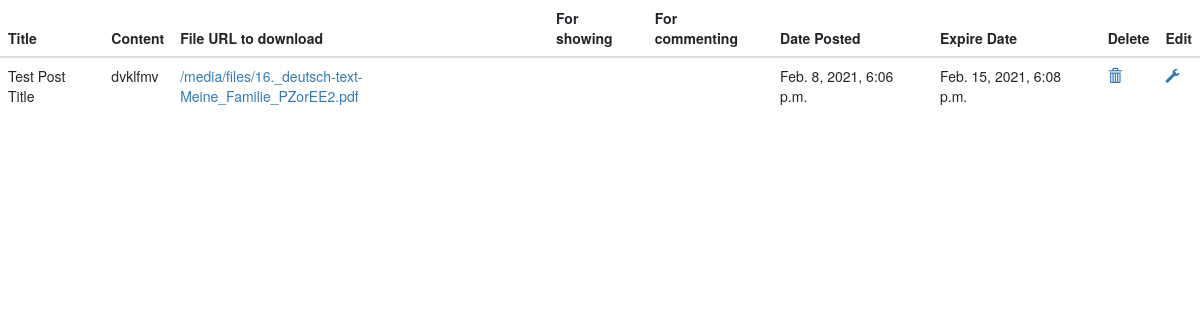
Screenshot of /yourfiles/ (signed in) with the database file from the repository.
### account/models.py (models this page shows, shortened)
class File(models.Model):
    username=models.ForeignKey(User,on_delete=models.CASCADE)
    title=models.CharField( max_length=200)
    content=models.TextField(max_length=200)
    date_posted=models.DateTimeField(auto_now_add=True)
    date_updated=models.DateTimeField(auto_now=True)
    date_expired=models.DateTimeField(default=get_default_my_date)
    commentPermit=models.ManyToManyField(User,related_name='commentpermit')
    showPermit=models.ManyToManyField(User,related_name='showpermit')
    file=models.FileField(upload_to='files', max_length=100)

### account/decorators.py (the view)
        def wrapper_func(request,*args,**kwargs):
            group=None
            if request.user.groups.exists():
                group=request.user.groups.all()[0].name
            if group in allowed_roles:
                return view_func(request,*args,**kwargs)
            else:
                return HttpResponse("You are not authorized")

### account/tasks.py (called while the page is built)
@shared_task
def schedulerDelete():
    File.objects.filter(date_posted__lte=datetime.datetime.now()-datetime.timedelta(days=7)).delete()
    return None

### account/views.py (called while the page is built)
@login_required(login_url='login')
@allowedUsers(allowed_roles=['customer'])
def yourfiles(request):
    files=File.objects.filter(username_id=request.user.id)
    schedulerDelete()
    context={'title':'Your files','files':files}
    return render(request,'account/yourfiles.html',context)

### account/templates/account/yourfiles.html (shortened to what this page needs)
<!DOCTYPE html>
<html lang="en">
<head>
    <link rel="stylesheet" href="https://stackpath.bootstrapcdn.com/bootstrap/4.3.1/css/bootstrap.min.css">
    <link rel="stylesheet" href="https://maxcdn.bootstrapcdn.com/bootstrap/3.3.7/css/bootstrap.min.css">
</head>
<body>
    <table class="table">
        <thead>
            <tr>
                <th scope="col">Title</th>
                <th scope="col">Content</th>
                <th scope="col">File URL to download</th>
                <th scope="col">For showing</th>
                <th scope="col">For commenting</th>
                <th scope="col">Date Posted</th>
                <th scope="col">Expire Date</th>
                <th scope="col">Delete</th>
                <th scope="col">Edit</th>
            </tr>
        </thead>
        <tbody>
            {% for item in files  %}
                <tr>
                    <td>{{item.title}}</td>
                    <td>{{item.content}}</td>
                    <td><a href="{{item.file.url}}">{{item.file.url}}</a></td>
                        <td>
                        </td>
                        <td>
                        </td>
                        <td>{{item.date_posted}}</td>
                        <td>{{item.date_expired}}</td>
                    <td><a class="glyphicon glyphicon-trash" href="{% url 'deletefile' item.id %}"></a> </td>
                    <td><a class="glyphicon glyphicon-wrench" href="{% url 'editfile' item.id %}"></a></td>
                </tr>
            {% endfor %}
        </tbody>
    </table>
</body>
</html>

### rows the page displays
File: title "Test Post Title", content "dvklfmv", file "/media/files/16._deutsch-text-Meine_Familie_PZorEE2.pdf", date_posted "Feb. 8, 2021, 6:06 p.m.", date_expired "Feb. 15, 2021, 6:08 p.m."
